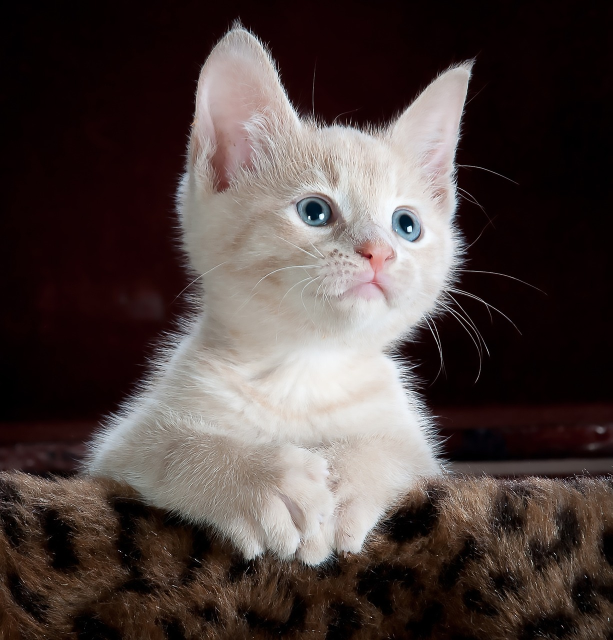
#> input picture Module_02/Singular_Value_Decomposition_Application/cat.jpeg, 1225 x 1280 px (shown at 1/2 size)
$ jupyter execute SVD_Application_For_ComPression.ipynb
#> lines starting #> are read from the running program, lines starting #| are printed output that depends on the picture
[cell 1]
import numpy as np
import cv2
import matplotlib.pyplot as plt
import math

[cell 2]
def compute_svd(matrix):
    U,V,V_T = np.linalg.svd(matrix)
    return U,V,V_T

[cell 3]
matrix = np.array([[7, 1], [0, 0], [5, 5]])
U, S, VT = compute_svd(matrix)
S = np.diag(S)
print(U)
print(np.matrix.round(S,2))

# SVD for Compression Image( nén ảnh)

[cell 4]
color_image = cv2.imread("cat.jpeg")
#> color_image is the input picture: shape (1280, 1225, 3); mean B, G, R 64.1, 66.6, 78.3
ratio_for_grayscale = [0.2126, 0.7152, 0.0722]
def convertColorToGrayScale(image, ratio):
    image =  image.astype(np.uint64)
#     img_gray = (image[:,:,0]*ratio[0]+image[:,:,1]*ratio[1]+image[:,:,2]*ratio[2])/3
    img_gray = image @ ratio
    img_gray = img_gray.astype(np.uint8)
    return img_gray
img_gray = convertColorToGrayScale(color_image,ratio_for_grayscale)
print(img_gray.shape)
#| (1280, 1225)
imgplot = plt.imshow(img_gray,cmap='gray')
plt.show()

[cell 5]
color_image = cv2.imread("cat.jpeg")
color_image = cv2.resize(color_image, (300,300))
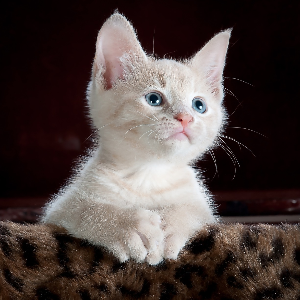
#> color_image: shape (300, 300, 3); mean B, G, R 63.9, 66.5, 78.2
ratio_for_grayscale = [0.2126, 0.7152, 0.0722]
gray_image = convertColorToGrayScale(color_image, ratio_for_grayscale)
#> in convertColorToGrayScale (call 2), `img_gray = image @ ratio`:
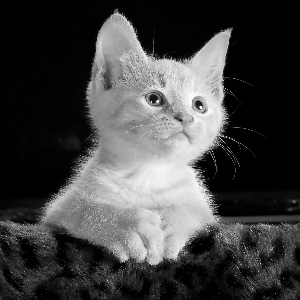
#> img_gray: shape (300, 300) float64; min 0, max 253.3, mean 66.8
print(np.sum(gray_image))
#| 5969933

[cell 6]
def compute_cosine_similarity(matrix1, matrix2):
    matrix1 = matrix1.flatten()
    matrix1 = matrix1/np.linalg.norm(matrix1)
    matrix2 = matrix2.flatten()
    matrix2 = matrix2/np.linalg.norm(matrix2)
    result = matrix1.dot(matrix2)
    return result

[cell 7]
def compute_rms_error(matrix1, matrix2):
    matrix = (matrix1-matrix2)**2
    result = np.mean(matrix)
    result = math.sqrt(result)
    return result

[cell 8]
A = np.array([[1,2,2],
               [3,2,2],
               [-2,1,-3]])
B = np.array([[4,2,4],
               [2,-2,5],
               [3,4,-4]])
result = compute_cosine_similarity(A,B)
print(round(result,2))
print(A.shape)
print(A[:,:1])

[cell 9]
A = np.array([[1,2,2],
[3,2,2],
[-2,1,-3]])
B = np.array([[4,2,4],
[2,-2,5],
[3,4,-4]])
result = compute_rms_error(B,A)
print(round(result,2))

[cell 10]
def evaluate_svd_for_feature_compression_by_metric(gray_image, metric):
    U,S,V_T = compute_svd(gray_image)
    rank_k = len(S)
    S = np.diag(S)
    approx_list = []
    metric_list = []
    k= rank_k
    for i in range(1,k+1,1):
        # compute reconstruction image by using U, S, and V_T
        approx = None
        # ************** Your code here *************************
        approx = U[:,:i]@S[:i,:]@V_T
        approx_list.append(approx)
        if metric == 0:
            metric_list.append(compute_cosine_similarity(gray_image, approx))
        else:
            metric_list.append(compute_rms_error(gray_image, approx))

    return metric_list, approx_list, k

[cell 11]
color_image = cv2.imread("cat.jpeg")
color_image = cv2.resize(color_image, (300,300))
ratio_for_grayscale = [0.2126, 0.7152, 0.0722]
gray_image = convertColorToGrayScale(color_image, ratio_for_grayscale)
a, _, k = evaluate_svd_for_feature_compression_by_metric(gray_image,0)
#> in compute_svd (call 2), `U,V,V_T = np.linalg.svd(matrix)`:
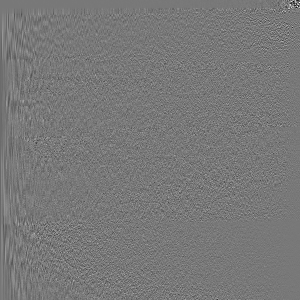
#> U: shape (300, 300) float64; min -0.64, max 0.711, mean -0.000174; drawn with min black and max white
#> in compute_svd (call 2), `U,V,V_T = np.linalg.svd(matrix)`:
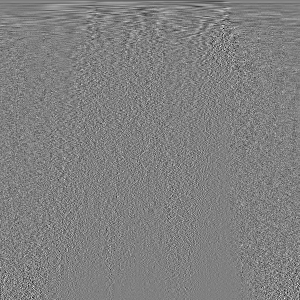
#> V_T: shape (300, 300) float64; min -0.416, max 0.409, mean -0.000148; drawn with min black and max white
#> in compute_svd (call 2), `U,V,V_T = np.linalg.svd(matrix)`: V = 300 values, max 28551 at index 0, min 0.0175 at index 299, mean 400.9
#> in evaluate_svd_for_feature_compression_by_metric, `U,S,V_T = compute_svd(gray_image)`: S has the same summary as V in compute_svd
#> in evaluate_svd_for_feature_compression_by_metric, `rank_k = len(S)`: rank_k = 300
#> in evaluate_svd_for_feature_compression_by_metric, `S = np.diag(S)`:
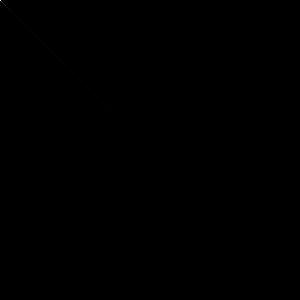
#> S: shape (300, 300) float64; min 0, max 28551, mean 1.3; drawn with min black and max white
#> the loop in evaluate_svd_for_feature_compression_by_metric, `for i in range(1,k+1,1):` made 300 passes
#> pass 1, in evaluate_svd_for_feature_compression_by_metric, `approx = U[:,:i]@S[:i,:]@V_T`:
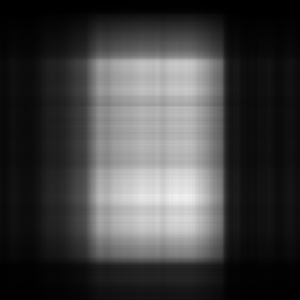
#> approx: shape (300, 300) float64; min 0.0488, max 242.6, mean 64.9
#> pass 3, in evaluate_svd_for_feature_compression_by_metric, `approx = U[:,:i]@S[:i,:]@V_T`:
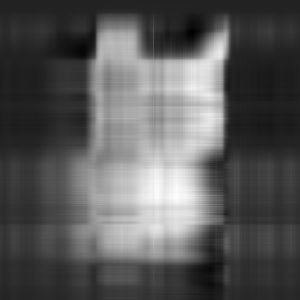
#> approx: shape (300, 300) float64; min -40.58, max 263.9, mean 65.9; drawn with min black and max white
#> after the loop in evaluate_svd_for_feature_compression_by_metric, `for i in range(1,k+1,1):`: approx_list = 300 items; metric_list = 300 values from 0.907 to 1
#> a = 300 values from 0.907 to 1; k = 300
print(k)
#| 300

[cell 12]
def draw_metric_information(metric_list, k):
    x_axis = list(range(1,k+1,1))
    plt.xlabel("k")
    plt.ylabel("RMS error")
    plt.plot(x_axis,metric_list, color="r")
    plt.show()
def draw_approx_image(approx_list, k):
    row = 6
    col = 4
    fig = plt.figure(figsize=(25, 25))
    fig_index = 1
    for i in range(0, k, 13):
        # Adds a subplot at the 1st position
        fig.add_subplot(row, col, fig_index)
        # showing image
        plt.imshow(approx_list[i], cmap="gray")
        plt.axis('off')
        plt.title("k =" + str(i+1))
        fig_index = fig_index + 1
    plt.show()

[cell 13]
def main_application():
    color_image = cv2.imread("cat.jpeg")
    color_image = cv2.resize(color_image, (300,300))
    ratio_for_grayscale = [0.2126, 0.7152, 0.0722]
    gray_image = convertColorToGrayScale(color_image, ratio_for_grayscale)
    metric_list, approx_list, k = evaluate_svd_for_feature_compression_by_metric(gray_image, 1)
#> the loop in evaluate_svd_for_feature_compression_by_metric (call 2), `for i in range(1,k+1,1):` made 300 passes
#> pass 1, in compute_rms_error (call 2), `matrix = (matrix1-matrix2)**2`:
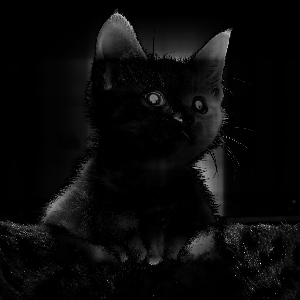
#> matrix: shape (300, 300) float64; min 3.39e-09, max 48961.3, mean 1951.8; drawn with min black and max white
    print(len(approx_list))
    draw_metric_information(metric_list, k)
    draw_approx_image(approx_list, k)

main_application()
#> in main_application, `metric_list, approx_list, k = evaluate_svd_for_feature_compression_by_..`: metric_list = 300 values, max 44.18 at index 0, min 2.44e-13 at index 299, mean 4.77; approx_list = 300 items; k = 300
#| 300
#> in draw_metric_information, `plt.show()`:
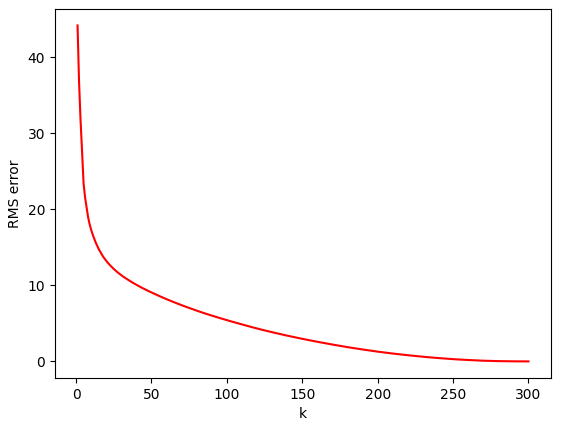
#> figure drawn by matplotlib, 1 panel; curve peaks at x = 1, y = 44.18
#> after the loop in draw_approx_image, `for i in range(0, k, 13):`: fig_index = 25
#> in draw_approx_image, `plt.show()`:
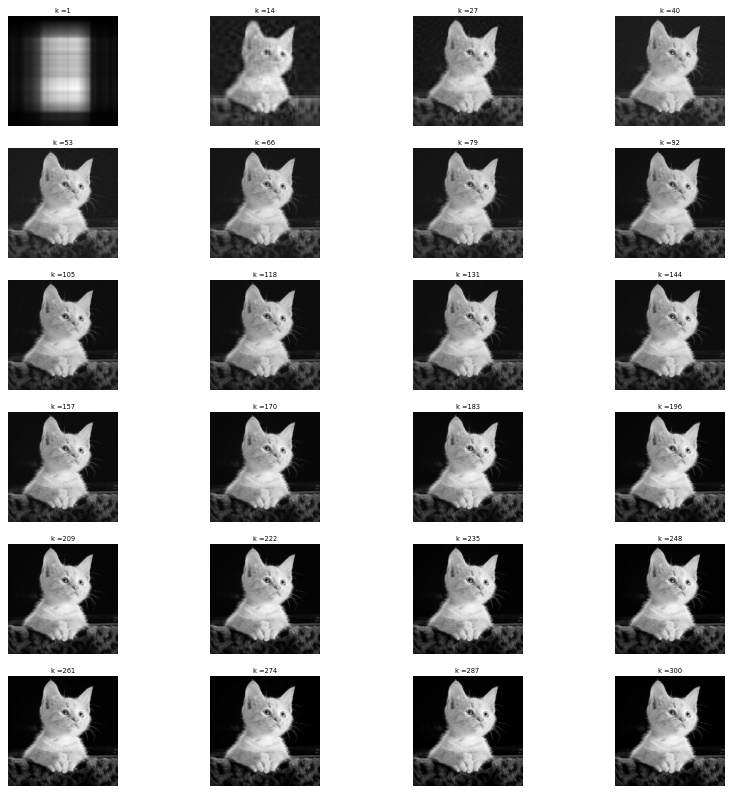
#> figure drawn by matplotlib, 24 panels
